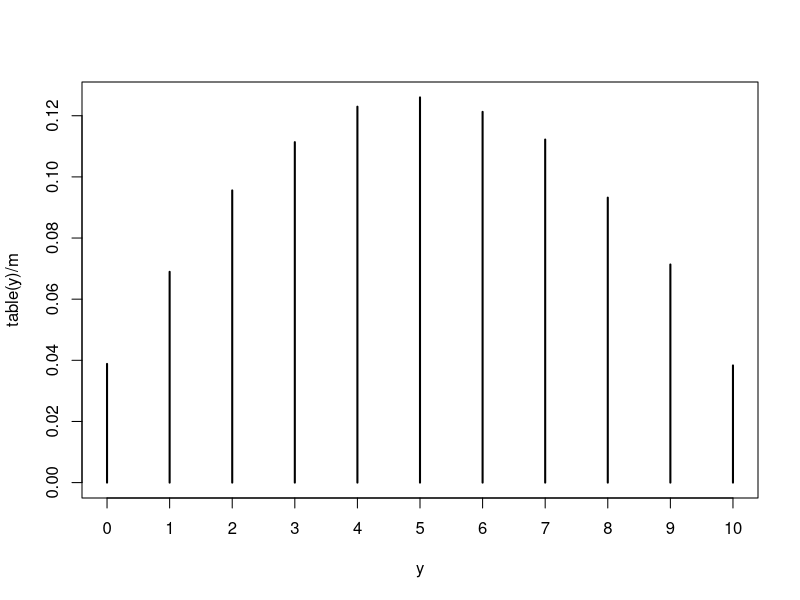

The R source for this figure:
## ---- chunk 1

set.seed(32)

m=10000
a=2
b=1.0/3.0

theta = rgamma(m,a,b)

se = sd(theta)/sqrt(m)  # standard error
se

se*2

#confidence Interval
mean(theta) - 2.0*se
mean(theta) + 2.0*se

# True value of mean lies between the confidence intervals 

## ---- chunk 2
ind = theta < 5   # indicator variable
mean(ind) 

pgamma(5.0,a,b)

se = sd(ind)/sqrt(m)
se
2*se
#confidence Interval
mean(ind) - 2.0*se
mean(ind) + 2.0*se

# True value of mean lies between the confidence intervals 

## ---- chunk 3

#success prob - phi

#1.simulate phi_i from Beta(2,2)
#2.simulate y_i from Binomial(10,phi_i)

# Let's create a monte carlo sample from the joint distribution of Phi and y

m=1e5

y=numeric(m)
head(y)

phi=numeric(m)
head(phi)

for (i in 1:m){
  
  phi[i] = rbeta(1,shape1 = 2.0,shape2 = 2.0)
  y[i] = rbinom(1, size = 10,prob=phi[i])
  
}
phi
y


# vectorized code is fast 

phi = rbeta(m,shape1 = 2.0,shape2 = 2.0)
y = rbinom(m,size = 10,prob = phi)


phi
y

table(y) #

table(y)/m
plot(table(y)/m) # marginal distribution of y is beta binomial

mean(y) #Expected mean of marginal distribution of y
## ---- chunk 4

m=10000000

posterior = rbeta(m,5,3)    #P(theta | y) , m - sample size

mean(posterior/(1-posterior))
# The posterior distribution of the odds (which you can plot with your samples if you create a new variable for the odds) is heavily skewed right, so the posterior mean for the odds (2.5) is much larger than the odds calculated from the posterior mean of (0.625/0.375≈1.667). The posterior median of the odds might be a better measure in this case.

mean(posterior/(1-posterior) > 1.0)



## ---- chunk 5

omega=rnorm(m,0,1)
quantile(omega,probs=0.3)

qnorm(0.3,0,1)
## ---- chunk 6

sqrt(5.2)/sqrt(5000)

